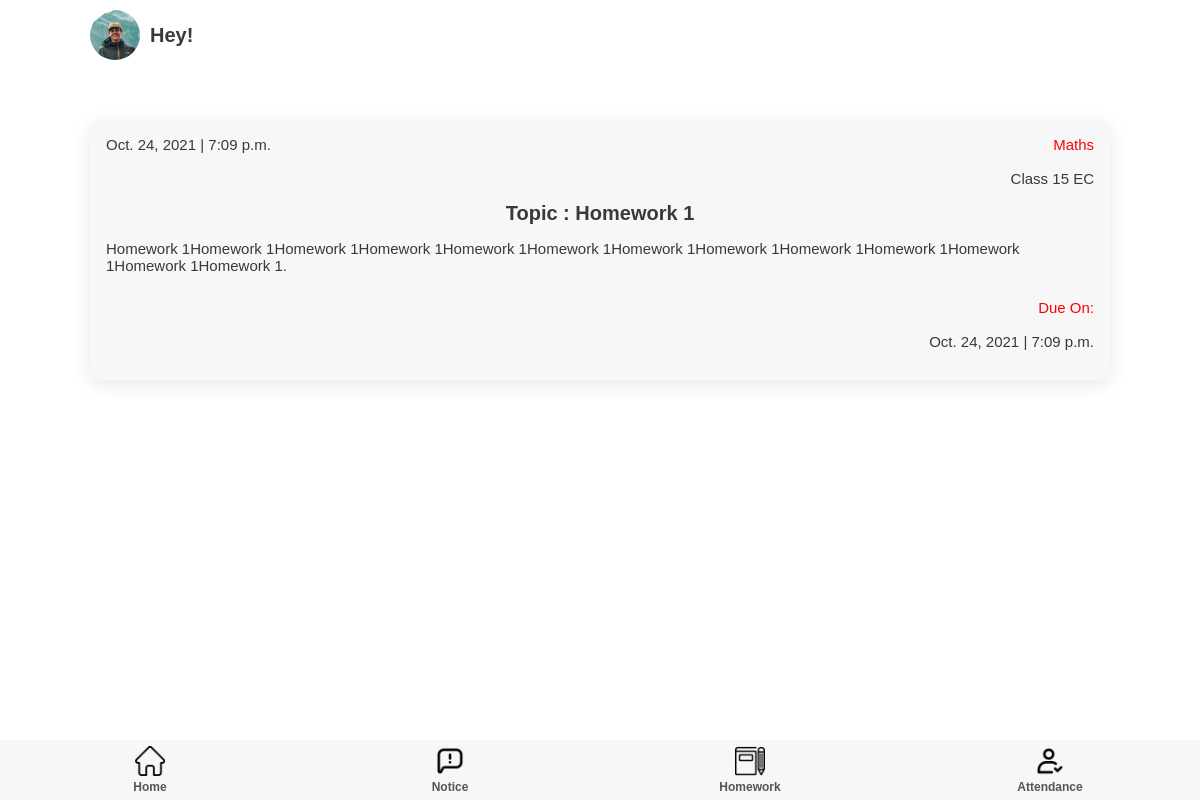
Page /homework/teacher/homeworkList/7 on the committed database.
### homework/models.py (models this page shows)
class Student_Homework(models.Model):
    subject = models.ForeignKey(subject, on_delete=models.CASCADE)
    homework = models.ForeignKey(Homework, on_delete=models.CASCADE)
    Class = models.ForeignKey(classSection, on_delete=models.CASCADE)

class Homework(models.Model):
    topic = models.CharField(max_length=200)
    desc = models.CharField(max_length=2000)
    due_date = models.DateTimeField()
    date = models.DateTimeField(auto_now=True)

### teacher/models.py (models this page shows)
class subject(models.Model):
    subject = models.CharField(max_length=50)
    Class = models.ForeignKey(classSection, on_delete=models.PROTECT)
    teacher = models.ForeignKey(teacher, on_delete=models.PROTECT)

class classSection(models.Model):
    Class = models.IntegerField()
    section = models.CharField(max_length=50)
    teacher = models.OneToOneField(teacher, on_delete=models.PROTECT)

### homework/views.py (the view)
# urls.py: path('teacher/homeworkList/<int:homework_id>', views.homeworkList, name='homeworkList'),
def homeworkList(request, homework_id):
    homework = Student_Homework.objects.get(homework = Homework.objects.get(id = homework_id))
    students = HomeworkSubmission.objects.filter(homework = homework)
    return render(request, 'classListHW.html', {'homework': homework, 'students': students})

### templates/teacher/classListHW.html (shortened to what this page needs)
{% extends 'attendance.html' %}
{% load static %}
{% block extra-head %}
<link rel="stylesheet" href="{% static '/css/style.css' %}" />
<link rel="stylesheet" href="{% static '/css/attendance.css' %}" />
<link rel="stylesheet" href="{% static '/css/notice.css' %}" />
{% endblock extra-head %}
{% block content %}
    <section id="main">
        <div class="home-menu">
        <div class="menu-list notice-list">
          <div class="notice-list-info">
            <p>{{ homework.homework.date.date }} | {{ homework.homework.date.time }}</p>
            <p>
              <span>{{ homework.subject.subject }} </span><br />
              <span>Class {{ homework.Class.Class }} {% if homework.Class.section %}{{ homework.Class.section }}{% endif %}</span>
            </p>
          </div>
          <h2>Topic : {{ homework.homework.topic }}</h2>
          <p>
            {{ homework.homework.desc }}
          </p>
          <div class="duedate-submit-btn duedate">
            <p><span>Due On: </span><br /><span>{{ homework.homework.date.date }} | {{ homework.homework.date.time }}</span></p>
          </div>
        </div>
      </div>
    </section>
{% endblock content %}

### static/css/style.css (style rules this page uses)
:root { --dark-green: #1ab7ea; --light-green: #9cdabd; --dark-red: #fb3f4a; --light-red: #fb878e; --light-red: #2196f3; --light-grey: #f7f7f8; --dark-grey: #e7e7e8; --dark: #393939; --faded: #555555; --center-width: 85%; }
* { box-sizing: border-box; margin: 0; padding: 0; }
body { font-family: "Arial", sans-serif; -webkit-font-smoothing: antialiased; }
* { margin: 0; padding: 0; }
#main { margin: auto; margin-bottom: 60px; width: 100%; background-color: #fff; }
.home-menu, .goto { margin: 35px auto 0; width: var(--center-width); display: flex; flex-direction: column; justify-content: space-between; }
.menu-list, .component-back { background-color: var(--light-grey); border-radius: 10px; display: flex; justify-content: space-between; align-items: center; margin: 1em 0; padding: 10px 16px; transition: all 0.5s ease 0s; box-shadow: 0px 4px 20px rgba(0, 0, 0, 0.1); }
p { color: var(--dark); font-size: 15px; font-weight: 300; }
h2 { color: var(--dark); text-transform: capitalize; font-size: 20px; font-weight: 600; }

### static/css/notice.css (style rules this page uses)
.notice-list { flex-direction: column; }
.notice-list > * { margin: 5px 0px; }
.notice-list h2 { margin: 10px 0; }
.notice-list-info { width: 100%; display: flex; justify-content: space-between; }
.notice-list-info > p:nth-child(2) { display: flex; flex-direction: column; align-items: end; }
.notice-list-info > p > span:nth-child(1), .duedate-submit-btn > p > span:nth-child(1) { color: red; }
.duedate-submit-btn { display: flex; width: 100%; justify-content: space-between; margin: 20px 0; }
.duedate { display: flex; flex-direction: column; align-items: end; }
.duedate p { display: flex; flex-direction: column; align-items: end; }

### rows in the picture
Student_Homework: homework "Oct. 24, 2021", homework.date.time "7:09 p.m.", subject.subject "Maths", Class.Class "15", Class.section "EC", homework.topic "Homework 1", homework.desc "Homework 1Homework 1Homework 1Homework 1Homework 1Homework 1Homework 1Homework 1Homework 1Homework 1Homework 1Homework 1Homework 1."
